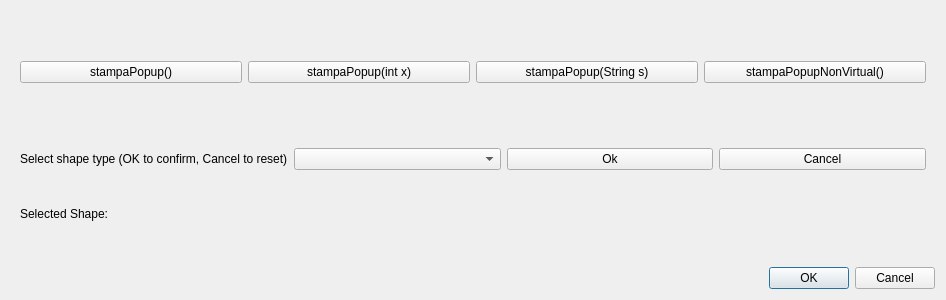
<?xml version="1.0" encoding="UTF-8"?>
<ui version="4.0">
 <class>d_inheritance</class>
 <widget class="QDialog" name="d_inheritance">
  <property name="geometry">
   <rect>
    <x>0</x>
    <y>0</y>
    <width>946</width>
    <height>300</height>
   </rect>
  </property>
  <property name="windowTitle">
   <string>Dialog</string>
  </property>
  <layout class="QGridLayout" name="gridLayout">
   <item row="6" column="3">
    <widget class="QDialogButtonBox" name="buttonBox">
     <property name="orientation">
      <enum>Qt::Horizontal</enum>
     </property>
     <property name="standardButtons">
      <set>QDialogButtonBox::Cancel|QDialogButtonBox::Ok</set>
     </property>
    </widget>
   </item>
   <item row="3" column="3">
    <widget class="QWidget" name="widget_2" native="true">
     <layout class="QGridLayout" name="gridLayout_3">
      <item row="0" column="2">
       <widget class="QPushButton" name="shapeOkBtn">
        <property name="text">
         <string>Ok</string>
        </property>
       </widget>
      </item>
      <item row="0" column="3">
       <widget class="QPushButton" name="shapeCancelBtn">
        <property name="text">
         <string>Cancel</string>
        </property>
       </widget>
      </item>
      <item row="0" column="0">
       <widget class="QLabel" name="label">
        <property name="text">
         <string>Select shape type (OK to confirm, Cancel to reset)</string>
        </property>
       </widget>
      </item>
      <item row="0" column="1">
       <widget class="QComboBox" name="shapeComboBox">
        <property name="placeholderText">
         <string>-- Select An Option --</string>
        </property>
        <item>
         <property name="text">
          <string>Rectangle</string>
         </property>
        </item>
        <item>
         <property name="text">
          <string>Triangle</string>
         </property>
        </item>
       </widget>
      </item>
      <item row="1" column="0">
       <widget class="QLabel" name="label_2">
        <property name="text">
         <string>Selected Shape:</string>
        </property>
       </widget>
      </item>
      <item row="1" column="1" colspan="2">
       <widget class="QLabel" name="selectedShapeLabel">
        <property name="text">
         <string/>
        </property>
       </widget>
      </item>
     </layout>
    </widget>
   </item>
   <item row="0" column="3">
    <widget class="QWidget" name="widget" native="true">
     <layout class="QGridLayout" name="gridLayout_2">
      <item row="0" column="0">
       <widget class="QPushButton" name="btn1">
        <property name="text">
         <string>stampaPopup()</string>
        </property>
       </widget>
      </item>
      <item row="0" column="1">
       <widget class="QPushButton" name="btn2">
        <property name="text">
         <string>stampaPopup(int x)</string>
        </property>
       </widget>
      </item>
      <item row="0" column="3">
       <widget class="QPushButton" name="btn4">
        <property name="text">
         <string>stampaPopupNonVirtual()</string>
        </property>
       </widget>
      </item>
      <item row="0" column="2">
       <widget class="QPushButton" name="btn3">
        <property name="text">
         <string>stampaPopup(String s)</string>
        </property>
       </widget>
      </item>
     </layout>
    </widget>
   </item>
  </layout>
 </widget>
 <resources/>
 <connections>
  <connection>
   <sender>buttonBox</sender>
   <signal>accepted()</signal>
   <receiver>d_inheritance</receiver>
   <slot>accept()</slot>
   <hints>
    <hint type="sourcelabel">
     <x>248</x>
     <y>254</y>
    </hint>
    <hint type="destinationlabel">
     <x>157</x>
     <y>274</y>
    </hint>
   </hints>
  </connection>
  <connection>
   <sender>buttonBox</sender>
   <signal>rejected()</signal>
   <receiver>d_inheritance</receiver>
   <slot>reject()</slot>
   <hints>
    <hint type="sourcelabel">
     <x>316</x>
     <y>260</y>
    </hint>
    <hint type="destinationlabel">
     <x>286</x>
     <y>274</y>
    </hint>
   </hints>
  </connection>
 </connections>
</ui>
